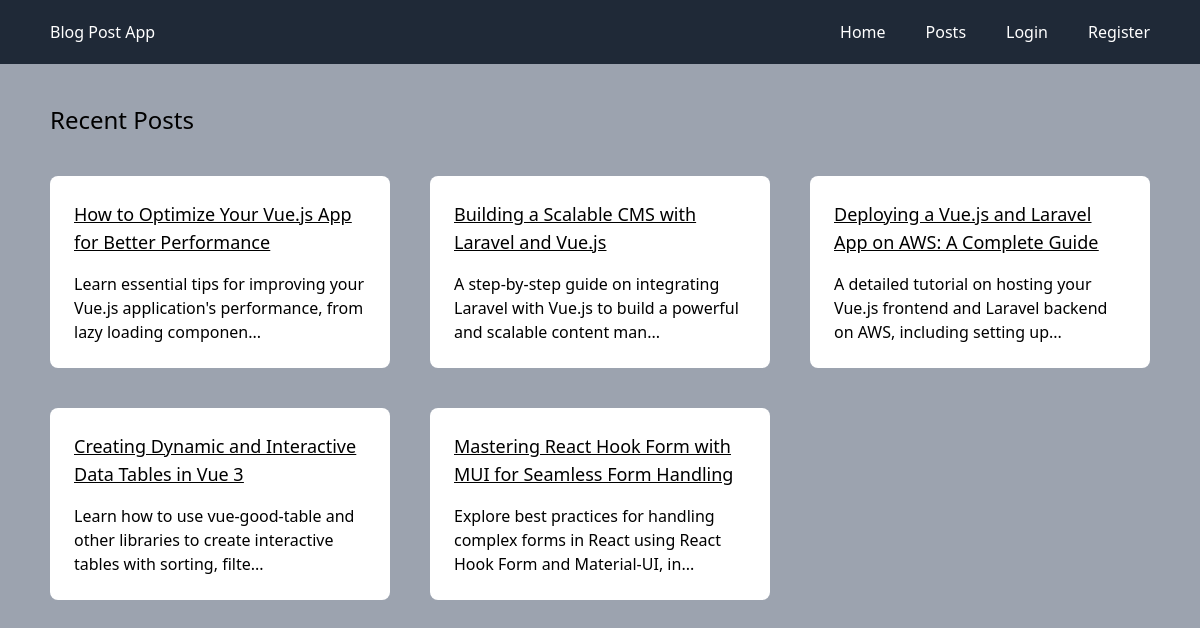
The page / on the database its author committed.
### tables this page shows
CREATE TABLE posts(
  id INTEGER PRIMARY KEY AUTOINCREMENT,
  user_id INTEGER NOT NULL,
  title TEXT NOT NULL,
  content TEXT NOT NULL,
  views INTEGER NOT NULL DEFAULT 0,
  created_at DATETIME DEFAULT CURRENT_TIMESTAMP,
  FOREIGN KEY (user_id) REFERENCES users (id)
);

### core/View.php (called while the page is built, shortened)
<?php
class View {
  protected static $globals = [];
  public static function share(string $key, mixed $value): void {
    static::$globals[$key] = $value;
  }
  public static function render(string $template, array $data = [], ?string $layout = null): string {
    $data = [...$data, ...static::$globals];
    $content = static::renderTemplate($template, $data);
    return static::renderLayout($layout, $data, $content);
  }
  protected static function renderTemplate(string $template, array $data): string {
    extract($data);
    $path = dirname(__DIR__) . "/app/views/{$template}.php";
    require $path;
    return ob_get_clean();
  }
  protected static function renderLayout(?string $template, array $data, string $content): string {
    return ob_get_clean();
  }
}

### app/controllers/HomeController.php (called while the page is built, shortened)
<?php
class HomeController {
  public function index() {
    $posts = Post::getRecent(5);
    return View::render(template: 'home/index', data: ['posts' => $posts], layout: 'layout/main');
  }
}

### core/Router.php (called while the page is built, shortened)
<?php
class Router {
  protected array $routes = [];
  protected array $globalMiddlewares = [];
  protected array $routeMiddlewares = [];
  public function add(string $method, string $uri, string $controller, array $middlewares = []): void {
    $this->routes[] = [
      'uri' => $uri,
      'method' => $method,
      'controller' => $controller,
      'middlewares' => $middlewares
    ];
  }
  public function addGlobalMiddleware(string $middleware): void {
    $this->globalMiddlewares[] = $middleware;
  }
  public function addRouteMiddleware(string $name, string $middleware): void {
    $this->routeMiddlewares[$name] = $middleware;
  }
  public function dispatch(string $uri, string $method): \Closure {
    $route = $this->findRoute($uri, $method);
    $middlewares = [
      ...$this->globalMiddlewares,
      ...array_map(fn($name) => $this->routeMiddlewares[$name], $route['middlewares']),
    ];
    return $this->runMiddleware(
      $middlewares,
      function () use($route) {
        [$controller, $action] = explode('@', $route['controller']);
        return $this->callAction($controller, $action, $route['params']);
      },
    );
  }
  protected function runMiddleware(array $middlewares, callable $target): mixed {
    $next = $target;
    foreach(array_reverse($middlewares) as $middleware) {
      $next = fn() => (new $middleware)->handle($next);
    }
    return $next();
  }
  protected function findRoute(string $uri, string $method): ?array {
    foreach($this->routes as $route) {
      $params = $this->matchRoute($route['uri'], $uri);
      if ($params !== null && $route['method'] === $method) {
        return [...$route, 'params' => $params];
      }
    }
    return null;
  }
  protected function matchRoute(string $routeUri, string $requestUri): ?array {
    $params = [];
    return $params;
  }
  protected function callAction(string $controller, string $action, array $params): string {
    return (new $controllerClass)->$action(...$params);
  }
}

### core/App.php (called while the page is built, shortened)
<?php
class App {
  protected static array $container = [];
  public static function bind(string $key, mixed $value): void {
    static::$container[$key] = $value;
  }
  public static function get(string $key): mixed {
    return static::$container[$key];
  }
}

### app/models/Post.php (called while the page is built, shortened)
<?php
class Post extends Model {
  public static function getRecent(int $limit): array {
    $db = App::get('database');
    return $db->fetchAll(
      "SELECT * FROM posts ORDER BY created_at DESC LIMIT ?",
      [$limit],
      static::class
    );
  }
}

### core/Database.php (called while the page is built, shortened)
<?php
class Database {
  protected $pdo;
  public function __construct(array $config) {
    try {
      $dsn = $this->createDsn($config);
      $username = $config['username'] ?? null;
      $password = $config['password'] ?? null;
      $options = $config['options'] ?? null;
      $this->pdo = new PDO($dsn, $username, $password, $options);
      $this->pdo->setAttribute(PDO::ATTR_ERRMODE, PDO::ERRMODE_EXCEPTION);
    } catch (PDOException  $e) {
      throw new Exception('Could not connect to database.');
    }
  }
  protected function createDsn(array $config): string {
    $driver = $config['driver'];
    $dbname = $config['dbname'];
    return match($driver) {
      'sqlite' => 'sqlite:' . $dbname,
      default => throw new Exception('Unsupported driver'),
    };
  }
  public function query(string $sql, array $params = []): PDOStatement {
    $stmt = $this->pdo->prepare($sql);
    $stmt->execute($params);
    return $stmt;
  }
  public function fetchAll(string $sql, array $params = [], ?string $className = null): array {
    $stmt = $this->query($sql, $params);
    return $className ? $stmt->fetchAll(PDO::FETCH_CLASS, $className) : $stmt->fetchAll(PDO::FETCH_ASSOC);
  }
}

### app/views/home/index.php (the view)
<div class="w-[1100px] my-10">
  <h2 class="text-2xl">Recent Posts</h2>
  <div class="grid grid-cols-3 mt-10 mb-10 gap-10">
    <?php foreach($posts as $post): ?>
      <article class="bg-white rounded-lg p-6">
        <h3 class="text-lg font-medium mb-4 underline underline-offset-1">
          <a href="posts/<?= $post->id; ?>"><?= htmlspecialchars($post->title); ?></a>
        </h3>
        <p>
          <?php if(strlen($post->content) >= 100): ?>
            <?= htmlspecialchars(substr($post->content, 0, 100)); ?>...
          <?php else: ?>
            <?= htmlspecialchars($post->content); ?>
          <?php endif; ?>
        </p>
      </article>
    <?php endforeach; ?>
  </div>
</div>

### rows shown on the page
posts: title "How to Optimize Your Vue.js App for Better Performance", content "Learn essential tips for improving your Vue.js application's performance, from lazy loading componen"
posts: title "Building a Scalable CMS with Laravel and Vue.js", content "A step-by-step guide on integrating Laravel with Vue.js to build a powerful and scalable content man"
posts: title "Deploying a Vue.js and Laravel App on AWS: A Complete Guide", content "A detailed tutorial on hosting your Vue.js frontend and Laravel backend on AWS, including setting up"
posts: title "Creating Dynamic and Interactive Data Tables in Vue 3", content "Learn how to use vue-good-table and other libraries to create interactive tables with sorting, filte"
posts: title "Mastering React Hook Form with MUI for Seamless Form Handling", content "Explore best practices for handling complex forms in React using React Hook Form and Material-UI, in"
